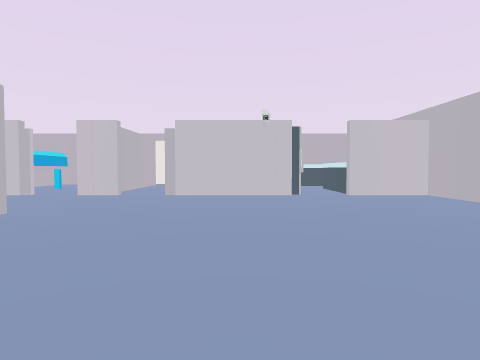
view 1 (above)

17 first-person views from a walk through a Unity game level. The camera is 1.2 m above the floor, tilts 2° down and sees 75° across. The floor is counted in squares, 2 m on a side. Each view is taken from the middle of a square. On the plan, view 1 faces up. The plan holds only what a view shows up to about 9 squares ahead; the rest is blank. The player character is not drawn. Some animated figures are left out.

view 2
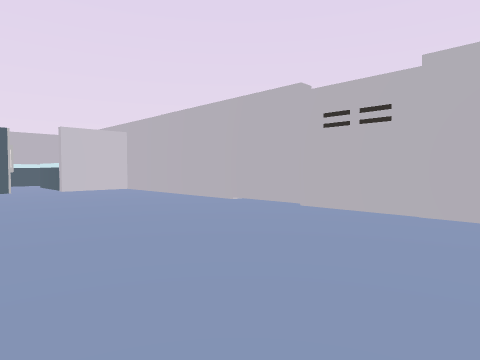

view 3
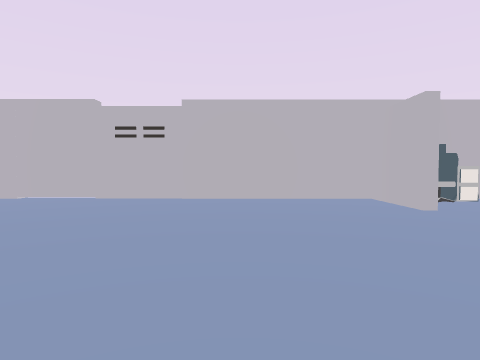

view 4
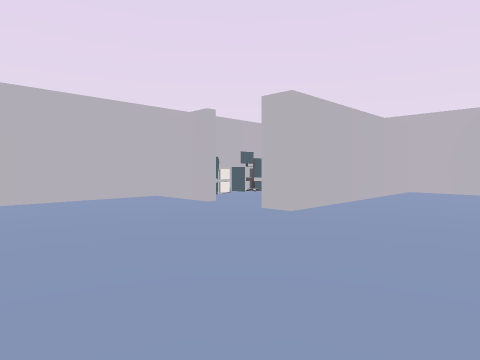

view 5
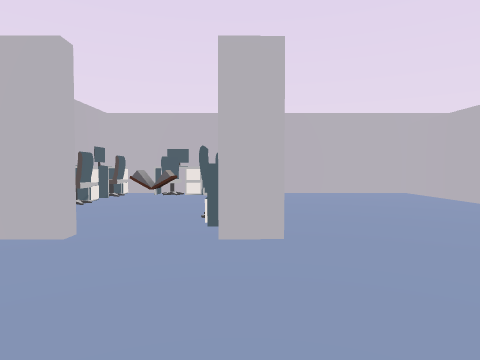

view 6
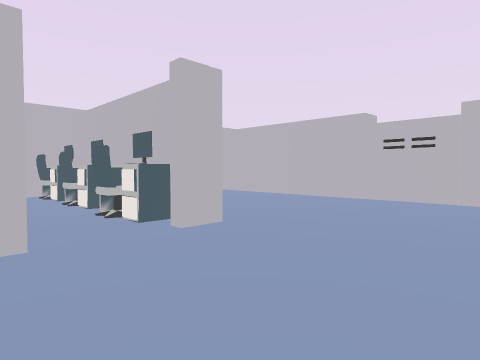

view 7
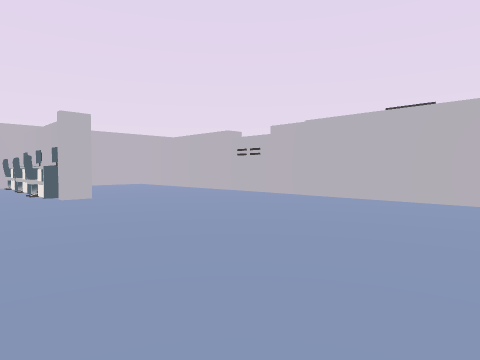

view 8
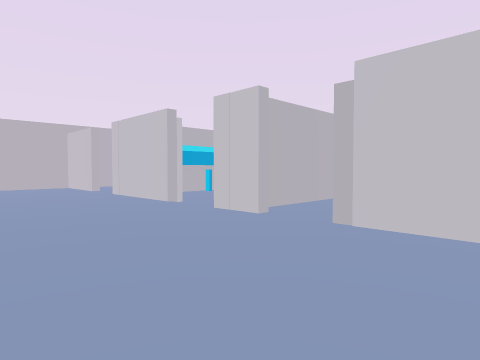

view 9
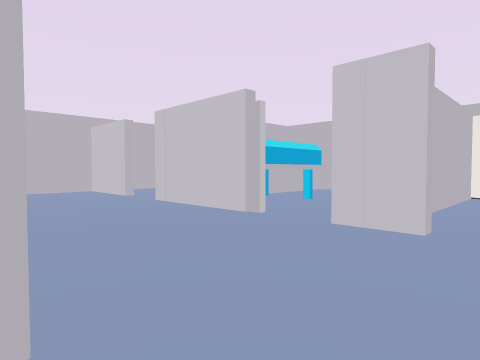

view 10
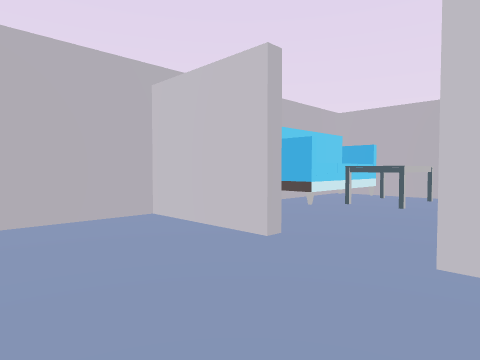

view 11
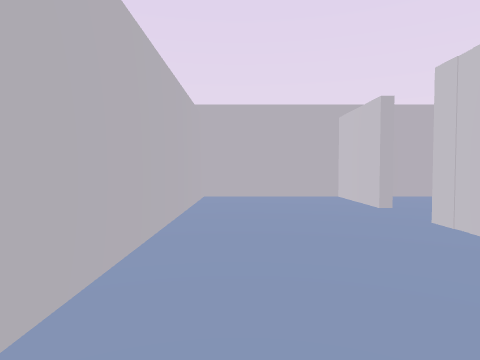

view 12
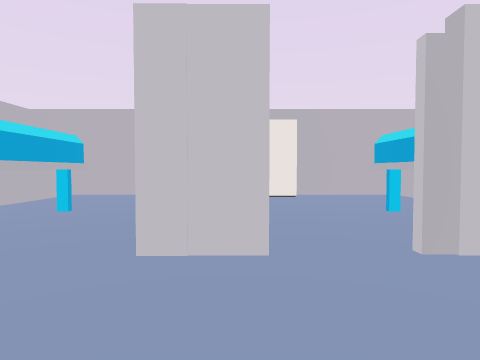

view 13
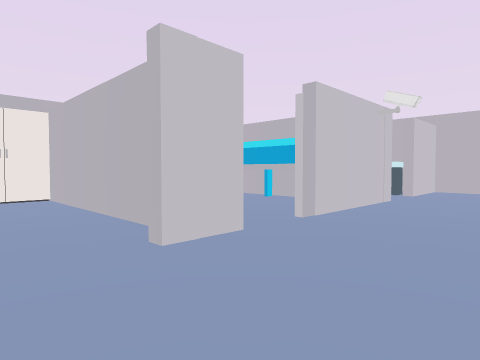

view 14
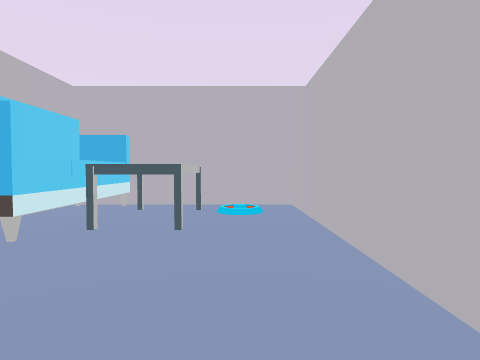

view 15
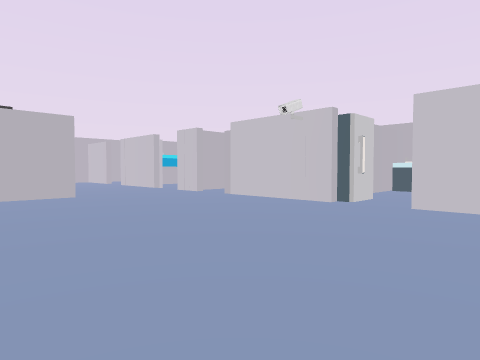

view 16
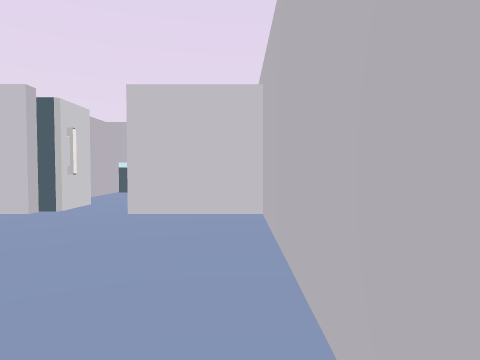

view 17
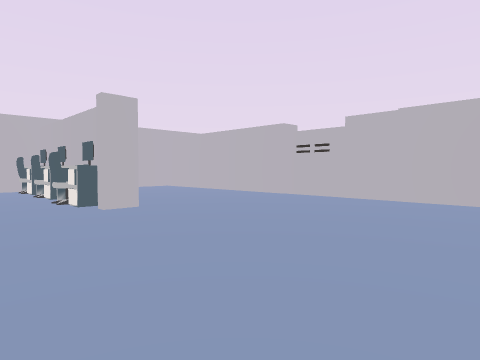

### Floor plan
Points are (right, up) in squares from view 1. A wall is a line through its corners. A room is listed if a view was taken in it or the views show most of it. See-through windows are left out.
Room 1 (views 1, 2, 3, 4, 5, 6, 7, 8, 9, 10, 11, 12, 13, 15, 16, 17)
walls: (-3.2, 4.2) (-3.2, 3.4); (-3.2, -1.4) (-3.2, -9.9) (0.6, -9.9); (-2.8, 7.1) (-3.8, 7.1); (-3.4, 8) (-3.4, 11.8); (0.6, 8.9) (0.6, 12.3) (-1.4, 12.3); (-6.4, 7.1) (-7.5, 7.1); (2.5, -4.7) (4.3, -4.7) (4.3, 7.1) (2.5, 7.1); (0.6, -5.5) (0.6, -4.7) (1.2, -4.7); (-8.8, 7.1) (-10.8, 7.1) (-10.8, 4.2) (-5, 4.2); (0.8, 11.8) (0.8, 9.6); (-3.2, 11.8) (-3.2, 7.8); (-5.4, 12.3) (-6.9, 12.3) (-6.9, 8.8); (0.9, -9.9) (4.3, -9.9)
ways out: opening at (-8, 7) to room 2
objects: other object (-6, 8) to (-5, 9); other object (-4, -1) to (-4, 1); other object (-4, 2) to (-4, 3); other object (-4, 12); other object (-2, 12); other object (-1, 8) to (0, 9); other object (1, -9); other object (1, -8); other object (1, -7); other object (1, -6); other object (1, 8); other object (2, -9); other object (2, 11) to (3, 11); other object (3, -9); other object (3, -8); other object (3, 8) to (3, 9); other object (4, -9); other object (4, -8); other object (4, -7); other object (4, -6)
Room 2 (view 14)
walls: (-10.8, 9.2) (-10.8, 8.2); (-7.1, 8.1) (-7.1, 12.3) (-9.2, 12.3)
low walls: (-10.8, 10.4) (-10.8, 9.9)
ways out: opening at (-8, 7) to room 1
objects: sofa (-10, 10) to (-10, 12); other object (-9, 10) to (-9, 11); other object (-8, 11)

Where each view was taken, in squares from view 1:
view 1: 0 up, 0 right, facing up
view 2: 2 down, 0 right, facing up-right
view 3: 2 down, 2 left, facing right
view 4: 1 down, 2 left, facing down-right
view 5: 2 down, 1 right, facing down
view 6: 2 down, 3 right, facing down-left
view 7: 2 up, 3 right, facing down-left
view 8: 4 up, 0 right, facing up-left
view 9: 4 up, 2 left, facing up-left
view 10: 5 up, 7 left, facing up-left
view 11: 5 up, 4 left, facing left
view 12: 5 up, 3 left, facing up
view 13: 5 up, 5 left, facing up-right
view 14: 7 up, 8 left, facing up
view 15: 2 up, 4 right, facing up-left
view 16: 3 up, 4 right, facing up
view 17: 0 up, 3 right, facing down-left
